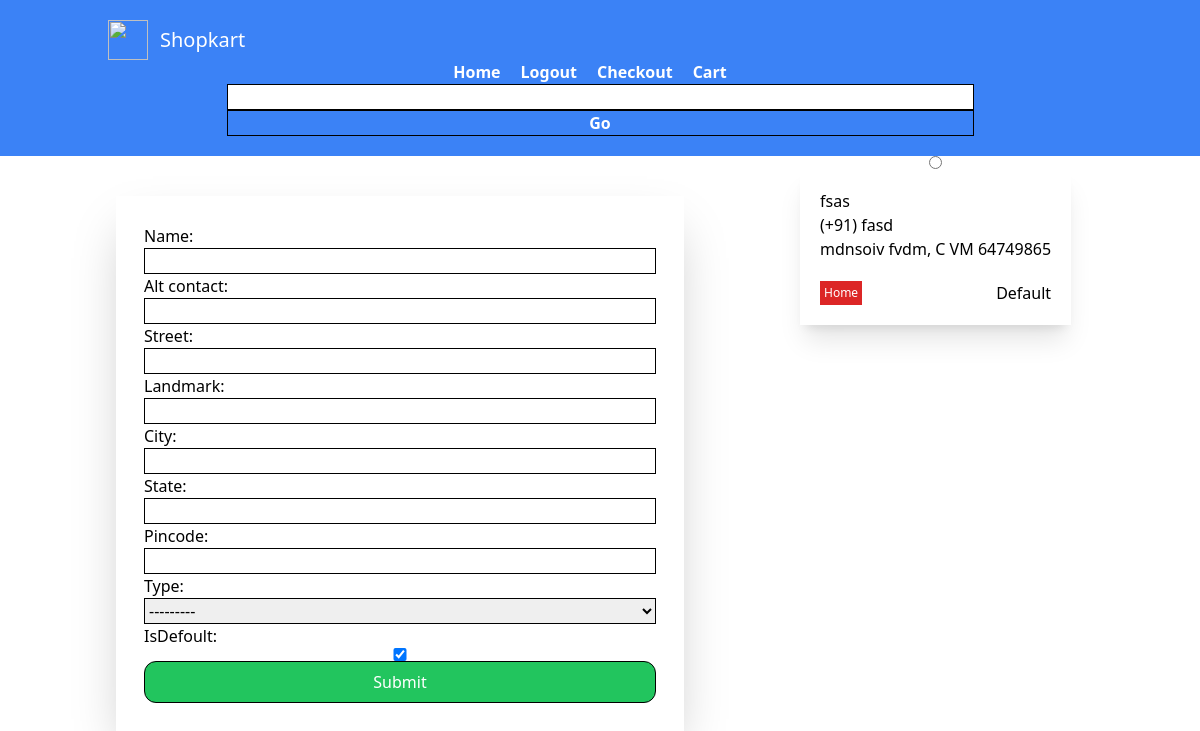
Screenshot of /checkout/ (signed in) with the database file from the repository.
### ecommerce/models.py (models this page shows, shortened)
class Address(models.Model):
    name=models.CharField(max_length=200,null=True,blank=True)
    alt_contact=models.CharField( max_length=200,null=True,blank=True)
    street=models.CharField( max_length=200)
    landmark=models.CharField( max_length=200)
    city=models.CharField( max_length=200)
    state=models.CharField( max_length=200)
    pincode=models.IntegerField()
    type=models.CharField(max_length=50,choices=(("Home","home"),("office","office")))
    isDefoult=models.BooleanField(default=True)
    user = models.ForeignKey(settings.AUTH_USER_MODEL, on_delete=models.CASCADE)

### ecommerce/views.py (the view, shortened to what this page needs)
# urls.py: path("checkout/",checkout,name="checkout"),
def checkout(r):
    add=Address.objects.filter(user=r.user)
    form=AddressForm(r.POST or None)
    return render(r, 'checkout.html',{'forms':form,'add':add})

### ecommerce/forms.py
class AddressForm(forms.ModelForm):
    class Meta:
        model = Address
        exclude  = ("user",)

### templates/checkout.html (shortened to what this page needs)
{% extends 'base.html' %}
{% block 'content' %}
<div class=" flex">
  <div class="w-2/3">
    <div class=" px-4 mx-auto lg:w-3/4 md:w-full mt-10">
      <div class="flex mb-4  shadow-2xl border-opacity-50 p-2 sm:flex-row flex-col">
        <form action="" method="post" class='w-full p-5'>
          {{forms}}
          <input type="submit" class="w-full bg-green-500 p-2 rounded-xl text-white">
        </form>
      </div>
    </div>
  </div>
  <div class="">
    <form action="{% url 'checkwithsave' %}" method="post">
      {% for add in add %}
      <label for="">
        <input onChange="this.form.submit()" type="radio" name="addressID" class="card_redio" value="{{add.id}}">
        <div class="p-5 redio_body shadow-xl ">
          <h1>{{add.name}}</h1>
          <span>(+91) {{add.alt_contact}}</span>
          <p>{{add.landmark}} {{add.city}} {{add.state}} {{add.pincode}} </p>
          <div class="flex justify-between mt-5">
            <span class="p-1 bg-red-600 text-white text-xs "> {{add.type}}</span>
            {% if add.isDefoult %}
            <span>Default</span>
            {% endif %}
          </div>
        </div>
      </label>
      {% endfor %}
    </form>
  </div>
</div>
{% endblock %}

### templates/base.html (style rules this page uses)
input,select, textarea { border:1px solid black; display:block; width:100%; }

### rows the page displays
Address: name "fsas", alt_contact "fasd", landmark "mdnsoiv", city "fvdm,", state "C VM", pincode "64749865", type "Home", isDefoult "Default"
